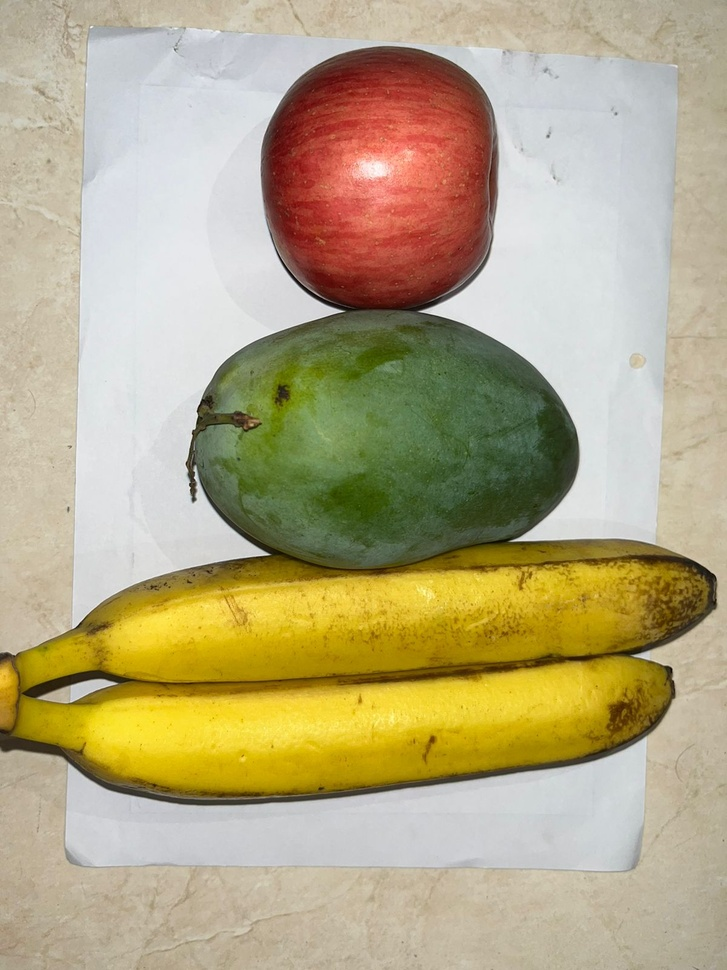
#> input picture buahasli.jpg, 727 x 970 px, shrunk from 1200 x 1600 before the run
$ jupyter execute 202131002-AmaliaDamayantiHusaini-UAS-PENGCIT.ipynb
#> lines starting #> are read from the running program, lines starting #| are printed output that depends on the picture; after the words box and inside, x2 and y2 are one past the last pixel; in counts of white or black regions, pixels touching at a corner belong together
[cell 1]
import cv2
import numpy as np
import matplotlib.pyplot as plt

def separate_fruits(image_path):
#> called with image_path = 'buahasli.jpg'
    image = cv2.imread(image_path)
#> image is the input picture: shape (970, 727, 3); mean B, G, R 130.7, 168.2, 180.7
    image = cv2.cvtColor(image, cv2.COLOR_BGR2RGB)

    hsv_image = cv2.cvtColor(image, cv2.COLOR_RGB2HSV)
#> hsv_image: shape (970, 727, 3); mean H, S, V 46.6, 84.4, 184.7

    lower_green = np.array([35, 50, 50], dtype=np.uint8)
    upper_green = np.array([90, 255, 255], dtype=np.uint8)

    lower_red = np.array([0, 70, 70], dtype=np.uint8)
    upper_red = np.array([10, 255, 255], dtype=np.uint8)

    lower_yellow = np.array([20, 100, 100], dtype=np.uint8)
    upper_yellow = np.array([30, 255, 255], dtype=np.uint8)

    mask_red = cv2.inRange(hsv_image, lower_red, upper_red)
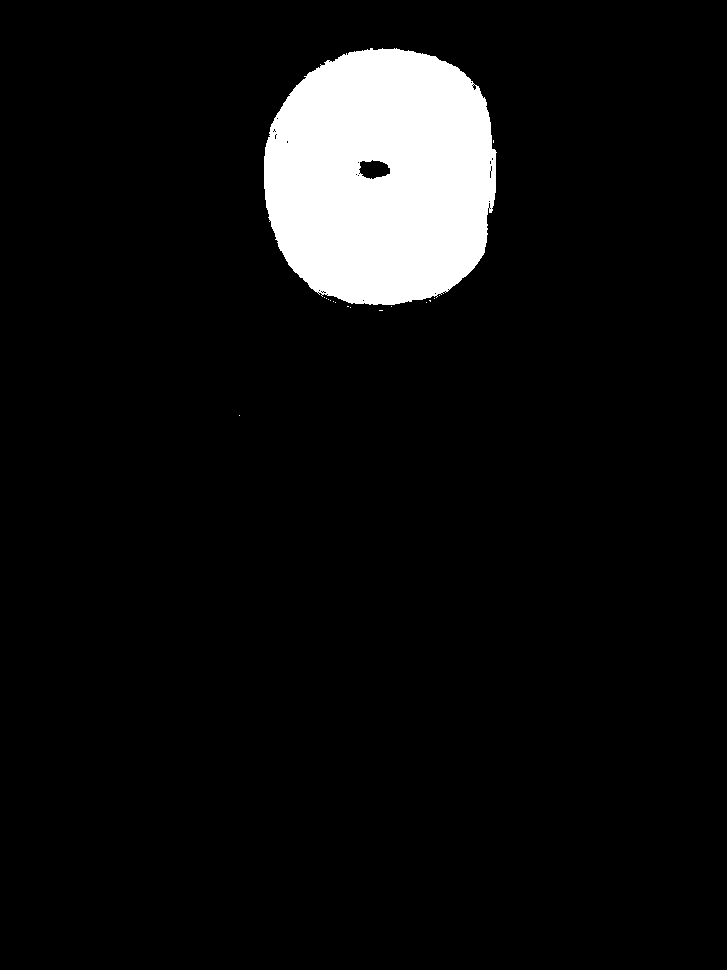
#> mask_red: shape (970, 727); 6.9% white; 17 white regions (16 under 20 px), largest, box (x1, y1, x2, y2) and area: (264, 48, 497, 305) 48605
    mask_green = cv2.inRange(hsv_image, lower_green, upper_green)
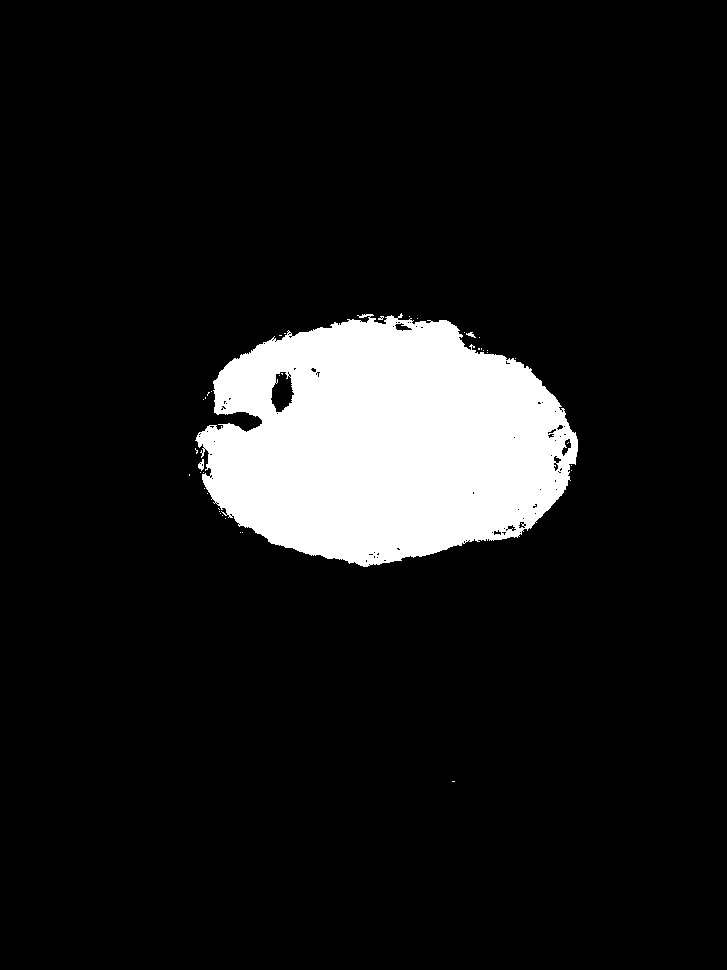
#> mask_green: shape (970, 727); 9.9% white; 39 white regions (36 under 20 px), largest, box (x1, y1, x2, y2) and area: (195, 313, 578, 567) 69926, (198, 459, 204, 471) 44, (466, 332, 476, 338) 28
    mask_yellow = cv2.inRange(hsv_image, lower_yellow, upper_yellow)
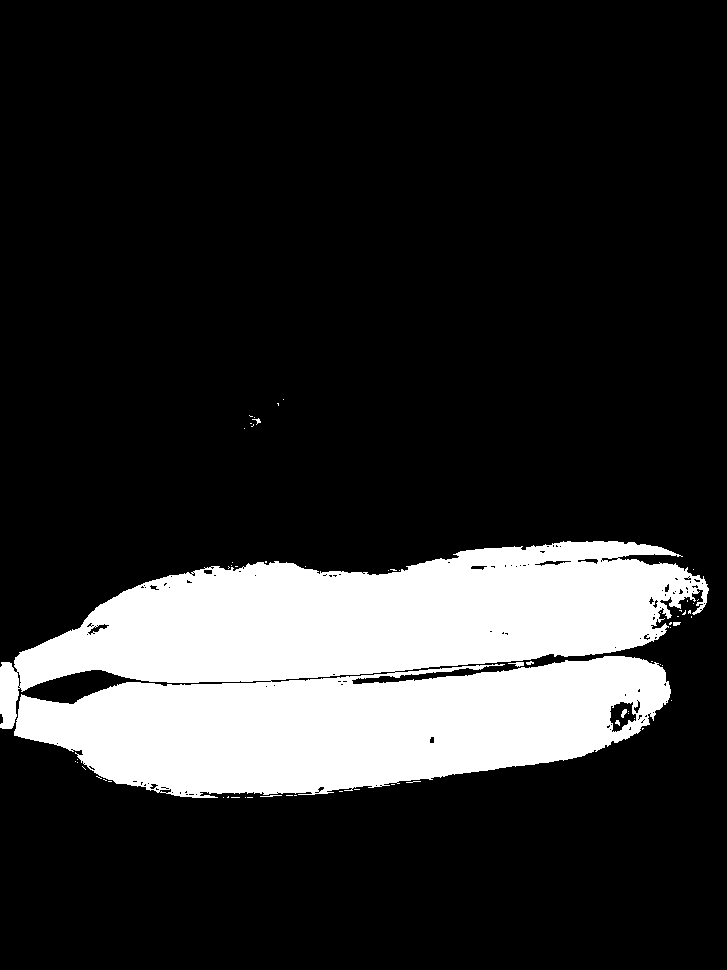
#> mask_yellow: shape (970, 727); 18% white; 62 white regions (55 under 20 px), largest, box (x1, y1, x2, y2) and area: (0, 541, 709, 798) 126485, (508, 662, 524, 667) 43, (621, 709, 627, 718) 33

    result_red = cv2.bitwise_and(image, image, mask=mask_red)
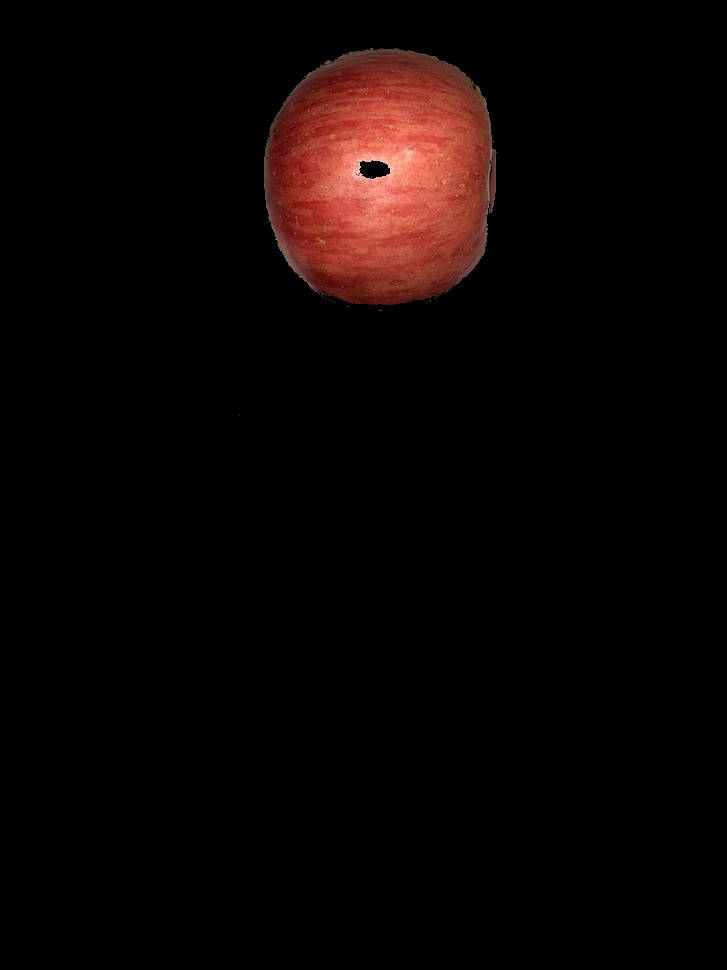
#> result_red: shape (970, 727, 3); mean R, G, B 11.1, 4.7, 3.8
    result_green = cv2.bitwise_and(image, image, mask=mask_green)
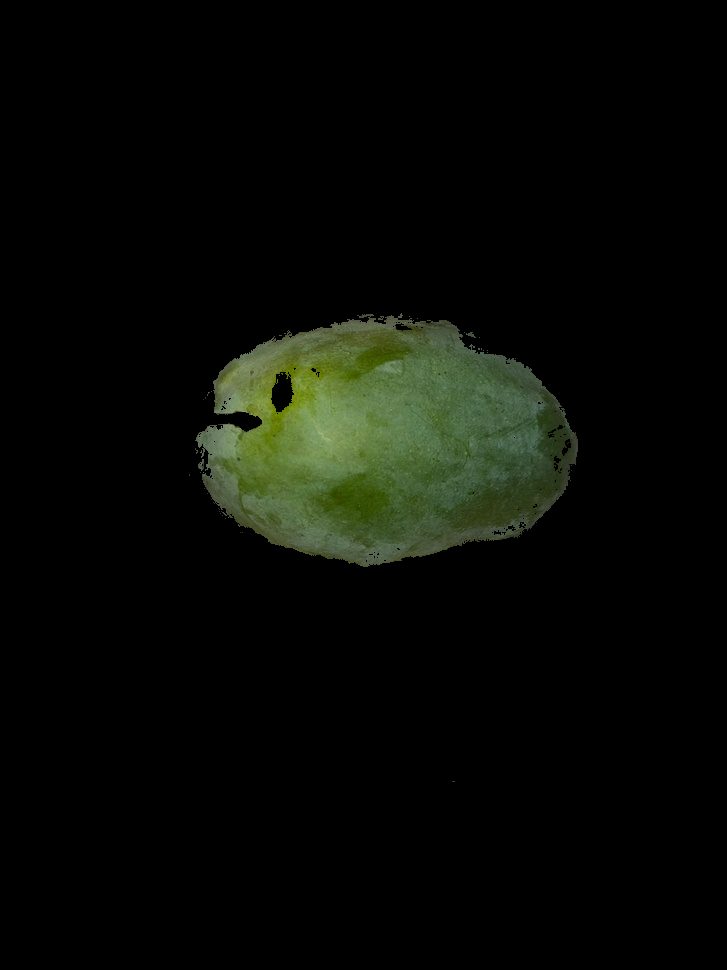
#> result_green: shape (970, 727, 3); mean R, G, B 8.1, 10.2, 5.6
    result_yellow = cv2.bitwise_and(image, image, mask=mask_yellow)
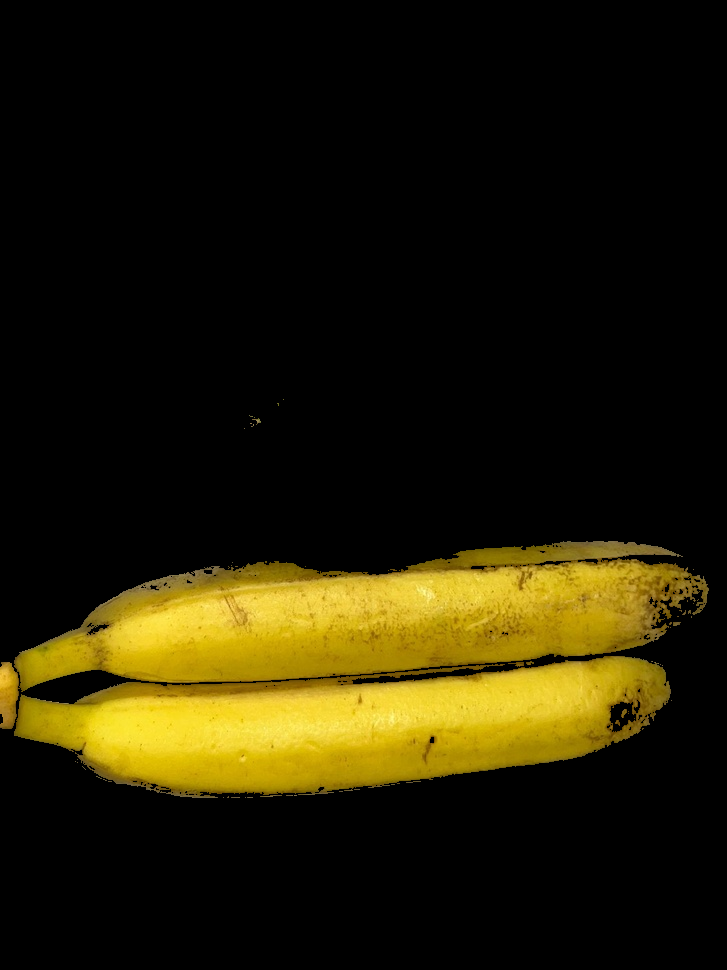
#> result_yellow: shape (970, 727, 3); mean R, G, B 34.7, 29.1, 4.4

    fig, axs = plt.subplots(1, 4, figsize=(15, 5))

    axs = axs.ravel()

    axs[0].imshow(image)
    axs[0].set_title('Original Image')
    axs[0].axis('on')
    axs[0].text(10, 10, f"({image.shape[1]}, {image.shape[0]})", color='white')

    axs[1].imshow(result_red)
    axs[1].contour(mask_red)
    axs[1].set_title('Red Fruits')
    axs[1].axis('on')
    axs[1].text(10, 10, f"({result_red.shape[1]}, {result_red.shape[0]})", color='white')

    axs[2].imshow(result_green)
    axs[2].contour(mask_green)
    axs[2].set_title('Green Fruits')
    axs[2].axis('on')
    axs[2].text(10, 10, f"({result_green.shape[1]}, {result_green.shape[0]})", color='white')

    axs[3].imshow(result_yellow)
    axs[3].contour(mask_yellow)
    axs[3].set_title('Yellow Fruits')
    axs[3].axis('on')
    axs[3].text(10, 10, f"({result_yellow.shape[1]}, {result_yellow.shape[0]})", color='white')

    # Rotate the images
    for ax in axs[1:]:
        ax.set_adjustable('box')
        ax.set_aspect('equal')
        ax.get_xaxis().set_visible(True)
        ax.get_yaxis().set_visible(True)
        ax.set_frame_on(True)
        ax.yaxis.set_label_coords(0.5, -0.1)
        ax.set_xticks([])
        ax.set_yticks([])
        ax.spines['top'].set_visible(True)
        ax.spines['right'].set_visible(True)
        ax.spines['bottom'].set_visible(True)
        ax.spines['left'].set_visible(True)
        ax.yaxis.set_ticklabels([])
        ax.xaxis.set_ticklabels([])
        ax.text(10, 10, f"({ax.get_xlim()[1]}, {ax.get_ylim()[1]})", color='white')

        ax.set_aspect('auto')

    plt.tight_layout()
    plt.show()
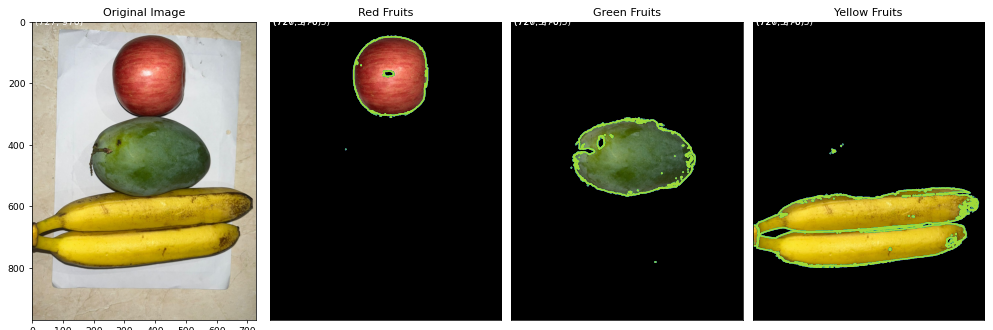
#> figure drawn by matplotlib, 4 panels


image_path = "buahasli.jpg"

separate_fruits(image_path)

$ run again, with detail_image.jpg copied over buahasli.jpg
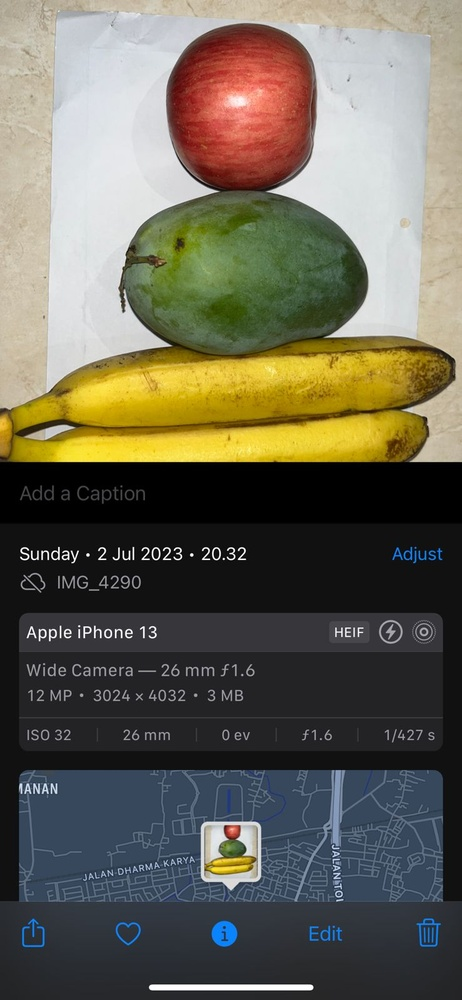
#> input picture detail_image.jpg, 462 x 1000 px, shrunk from 739 x 1600 before the run
#> in separate_fruits, image is the input picture: shape (1000, 462, 3); mean B, G, R 86, 100.3, 104.1
#> hsv_image: shape (1000, 462, 3); mean H, S, V 62.2, 62.3, 112.4
#> in separate_fruits, `mask_red = cv2.inRange(hsv_image, lower_red, upper_red)`:
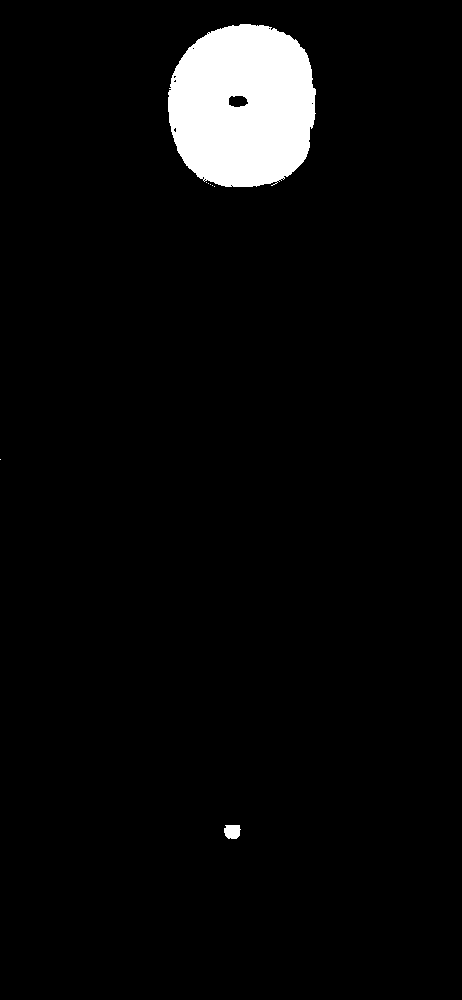
#> mask_red: shape (1000, 462); 4.3% white; 8 white regions (6 under 20 px), largest, box (x1, y1, x2, y2) and area: (168, 24, 316, 187) 19579, (224, 825, 241, 839) 201
#> mask_green: shape (1000, 462); 6.1% white; 28 white regions (26 under 20 px), largest, box (x1, y1, x2, y2) and area: (124, 195, 367, 352) 28008, (220, 841, 246, 857) 337
#> mask_yellow: shape (1000, 462); 9.2% white; 21 white regions (18 under 20 px), largest, box (x1, y1, x2, y2) and area: (0, 337, 450, 462) 41722, (205, 856, 255, 875) 707, (159, 258, 166, 265) 20
#> in separate_fruits, `plt.show()`:
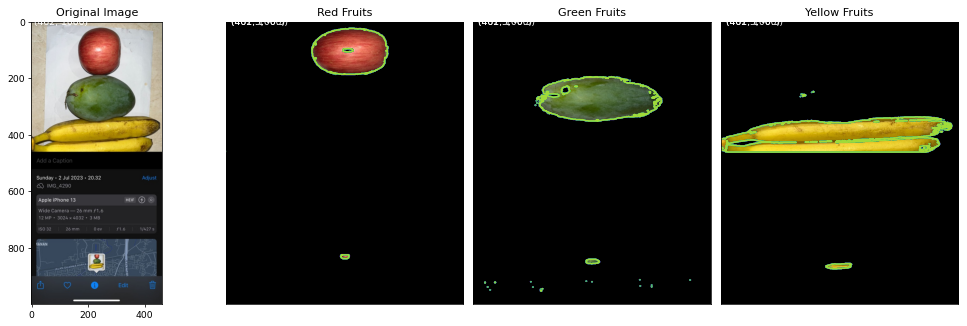
#> figure drawn by matplotlib, 4 panels
